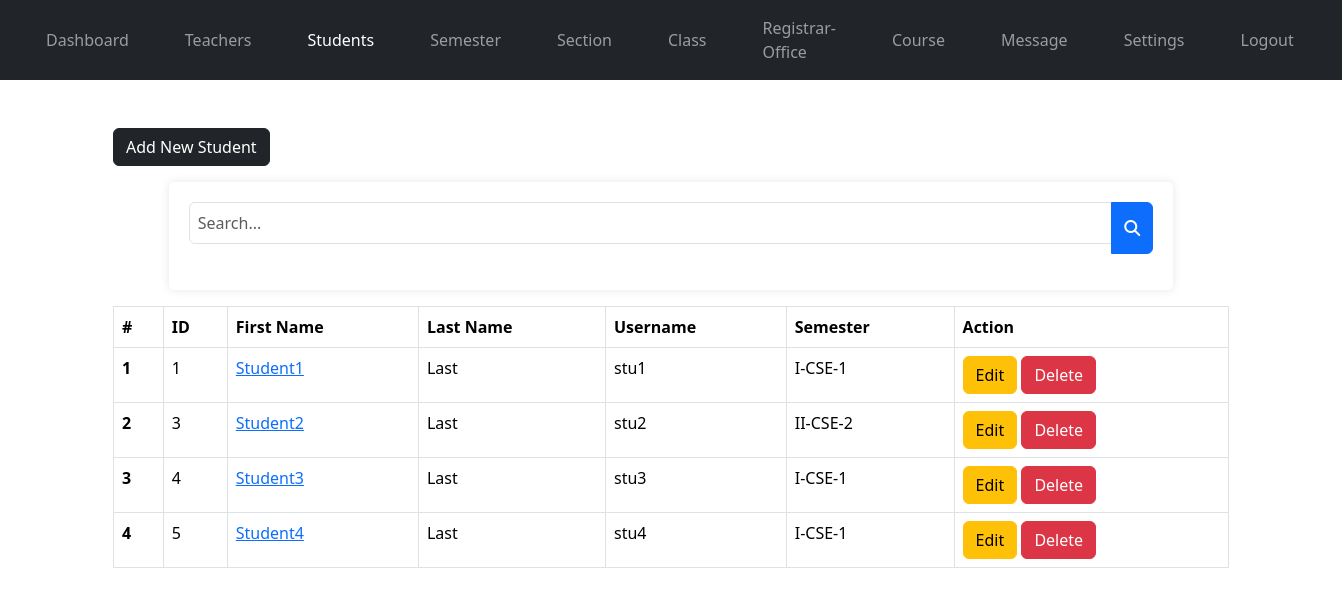
The page /admin/student.php (signed in) on the database its author committed.
### tables this page shows
CREATE TABLE `students` (
  `student_id` int(11) NOT NULL,
  `username` varchar(127) NOT NULL,
  `password` varchar(255) NOT NULL,
  `fname` varchar(127) NOT NULL,
  `lname` varchar(255) NOT NULL,
  `semester` int(11) NOT NULL,
  `section` int(11) NOT NULL,
  `address` varchar(31) NOT NULL,
  `gender` varchar(7) NOT NULL,
  `email_address` varchar(255) NOT NULL,
  `date_of_birth` date NOT NULL,
  `date_of_joined` timestamp NULL DEFAULT current_timestamp(),
  `parent_fname` varchar(127) NOT NULL,
  `parent_lname` varchar(127) NOT NULL,
  `parent_phone_number` varchar(31) NOT NULL
);

CREATE TABLE `semester` (
  `semester_id` int(11) NOT NULL,
  `semester` varchar(31) NOT NULL,
  `semester_code` varchar(7) NOT NULL
);

### admin/data/student.php (called while the page is built, shortened)
<?php
function getAllStudents($conn){
   $sql = "SELECT * FROM students";
   $stmt = $conn->prepare($sql);
   $stmt->execute();
   if ($stmt->rowCount() >= 1) {
     $students = $stmt->fetchAll();
     return $students;
   }else {
   	return 0;
   }
}
?>

### admin/data/semester.php (called while the page is built, shortened)
<?php
function getGradeById($grade_id, $conn){
   $sql = "SELECT * FROM semester
           WHERE semester_id=?";
   $stmt = $conn->prepare($sql);
   $stmt->execute([$grade_id]);
   if ($stmt->rowCount() == 1) {
     $grade = $stmt->fetch();
     return $grade;
   }else {
    return 0;
   }
}
?>

### admin/student.php (the view, shortened to what this page needs)
<?php
if (isset($_SESSION['admin_id']) &&
    isset($_SESSION['role'])) {
    if ($_SESSION['role'] == 'Admin') {
       include "../db_connection.php";
       include "data/student.php";
       include "data/semester.php";
       $students = getAllStudents($conn);
 ?>
<?php
       include "../header.php";
?>
<body>
    <?php
        include "../nav.php";
        if ($students != 0) {
     ?>
     <div class="container mt-5">
        <a href="student-add.php"
           class="btn btn-dark">Add New Student</a>
           <form action="student-search.php"
                 class="mt-3 n-table"
                 method="get">
             <div class="input-group mb-3">
                <input type="text"
                       class="form-control"
                       name="searchKey"
                       placeholder="Search...">
                <button class="btn btn-primary">
                        <i class="fa fa-search"
                           aria-hidden="true"></i>
                      </button>
             </div>
           </form>
           <div class="table-responsive">
              <table class="table table-bordered mt-3 n-table">
                <thead>
                  <tr>
                    <th scope="col">#</th>
                    <th scope="col">ID</th>
                    <th scope="col">First Name</th>
                    <th scope="col">Last Name</th>
                    <th scope="col">Username</th>
                    <th scope="col">Semester</th>
                    <th scope="col">Action</th>
                  </tr>
                </thead>
                <tbody>
                  <?php $i = 0; foreach ($students as $student ) {
                    $i++;  ?>
                  <tr>
                    <th scope="row"><?=$i?></th>
                    <td><?=$student['student_id']?></td>
                    <td>
                      <a href="student-view.php?student_id=<?=$student['student_id']?>">
                        <?=$student['fname']?>
                      </a>
                    </td>
                    <td><?=$student['lname']?></td>
                    <td><?=$student['username']?></td>
                    <td>
                      <?php
                           $grade = $student['semester'];
                           $g_temp = getGradeById($grade, $conn);
                           if ($g_temp != 0) {
                              echo $g_temp['semester_code'].'-'.
                                     $g_temp['semester'];
                            }
                        ?>
                    </td>
                    <td>
                        <a href="student-edit.php?student_id=<?=$student['student_id']?>"
                           class="btn btn-warning">Edit</a>
                        <a href="student-delete.php?student_id=<?=$student['student_id']?>"
                           class="btn btn-danger">Delete</a>
                    </td>
                  </tr>
                <?php } ?>
                </tbody>
              </table>
           </div>
         <?php } ?>
     </div>
</body>
<?php
          include "../footer.php";
?>
<?php
  }else {
    header("Location: ../login.php");
    exit;
  }
}else {
	header("Location: ../login.php");
	exit;
}
?>

### static/styles.css (style rules this page uses)
* { margin: 0; padding: 0; }
body { font-family: Arial, sans-serif; margin: 0; padding: 0px; background-color: #f4f4f4; color: #333; }
form { width: 90%; margin: 0 auto; background: #fff; padding: 20px; border-radius: 5px; box-shadow: 0 0 10px rgba(0, 0, 0, 0.1); }
input[type="text"], input[type="password"], input[type="submit"] { width: 100%; padding: 8px; margin-bottom: 10px; box-sizing: border-box; }

### rows shown on the page
students: student_id "1", fname "Student1", lname "Last", username "stu1", semester.semester_code "I-CSE", semester.semester "1"
students: student_id "3", fname "Student2", lname "Last", username "stu2", semester.semester_code "II-CSE", semester.semester "2"
students: student_id "4", fname "Student3", lname "Last", username "stu3", semester.semester_code "I-CSE", semester.semester "1"
students: student_id "5", fname "Student4", lname "Last", username "stu4", semester.semester_code "I-CSE", semester.semester "1"
